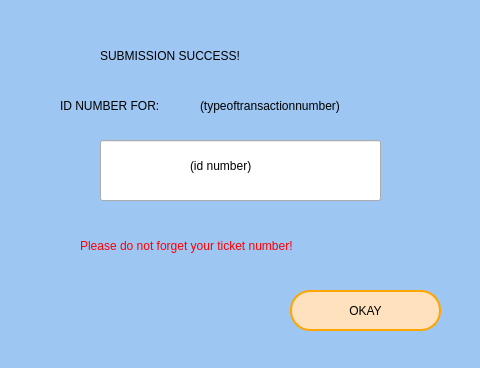
<?xml version="1.0" encoding="UTF-8"?>
<ui version="4.0">
 <class>ticketNumber</class>
 <widget class="QDialog" name="ticketNumber">
  <property name="geometry">
   <rect>
    <x>0</x>
    <y>0</y>
    <width>480</width>
    <height>368</height>
   </rect>
  </property>
  <property name="windowTitle">
   <string>Generated ID Number</string>
  </property>
  <widget class="QWidget" name="widget" native="true">
   <property name="geometry">
    <rect>
     <x>0</x>
     <y>0</y>
     <width>481</width>
     <height>371</height>
    </rect>
   </property>
   <property name="styleSheet">
    <string notr="true">QWidget#widget{
background-color:rgb(158, 198, 243);}
</string>
   </property>
   <widget class="QLabel" name="label">
    <property name="geometry">
     <rect>
      <x>100</x>
      <y>30</y>
      <width>261</width>
      <height>51</height>
     </rect>
    </property>
    <property name="styleSheet">
     <string notr="true">font: 18pt &quot;Century Gothic&quot;;</string>
    </property>
    <property name="text">
     <string>SUBMISSION SUCCESS!</string>
    </property>
   </widget>
   <widget class="QPushButton" name="pushButton">
    <property name="geometry">
     <rect>
      <x>290</x>
      <y>290</y>
      <width>151</width>
      <height>41</height>
     </rect>
    </property>
    <property name="styleSheet">
     <string notr="true">border-radius: 20px;
background-color:rgb(255, 225, 189);
font: 75 15pt &quot;Century Gothic&quot;;
border: 2px solid orange</string>
    </property>
    <property name="text">
     <string>OKAY</string>
    </property>
   </widget>
   <widget class="QLineEdit" name="email">
    <property name="geometry">
     <rect>
      <x>100</x>
      <y>140</y>
      <width>281</width>
      <height>61</height>
     </rect>
    </property>
   </widget>
   <widget class="QLabel" name="label_2">
    <property name="geometry">
     <rect>
      <x>60</x>
      <y>90</y>
      <width>141</width>
      <height>31</height>
     </rect>
    </property>
    <property name="styleSheet">
     <string notr="true">font: 12pt &quot;Century Gothic&quot;;</string>
    </property>
    <property name="text">
     <string>ID NUMBER FOR:</string>
    </property>
   </widget>
   <widget class="QLabel" name="label_3">
    <property name="geometry">
     <rect>
      <x>80</x>
      <y>210</y>
      <width>341</width>
      <height>71</height>
     </rect>
    </property>
    <property name="styleSheet">
     <string notr="true">font: 12pt &quot;Century Gothic&quot;;
color:rgb(255, 0, 0)</string>
    </property>
    <property name="text">
     <string>Please do not forget your ticket number!</string>
    </property>
   </widget>
   <widget class="QLabel" name="popupForID">
    <property name="geometry">
     <rect>
      <x>190</x>
      <y>150</y>
      <width>141</width>
      <height>31</height>
     </rect>
    </property>
    <property name="styleSheet">
     <string notr="true">font: 12pt &quot;Century Gothic&quot;;</string>
    </property>
    <property name="text">
     <string>(id number)</string>
    </property>
   </widget>
   <widget class="QLabel" name="label_4">
    <property name="geometry">
     <rect>
      <x>200</x>
      <y>90</y>
      <width>211</width>
      <height>31</height>
     </rect>
    </property>
    <property name="styleSheet">
     <string notr="true">font: 12pt &quot;Century Gothic&quot;;</string>
    </property>
    <property name="text">
     <string>(typeoftransactionnumber)</string>
    </property>
   </widget>
  </widget>
 </widget>
 <resources/>
 <connections/>
</ui>
